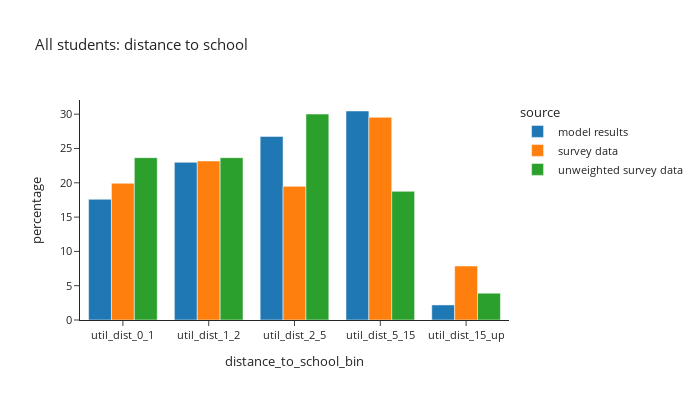
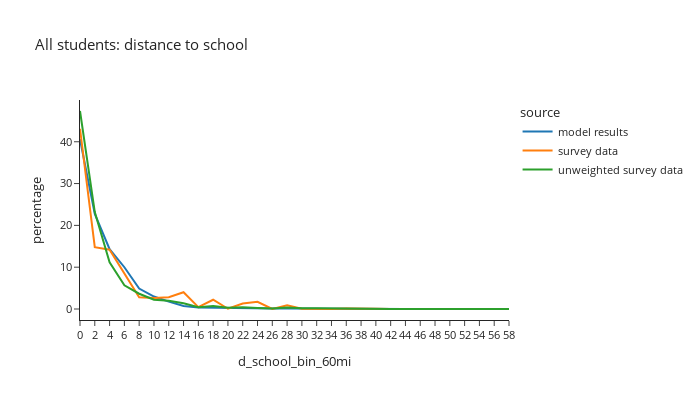

Notebook cell for these charts, in order:
### Code cell
def plot_distance(df:pd.DataFrame, group:str, title_name:str):
    count = df.loc[(df['source']=='model results') & (df[group]),['distance_to_school_bin']].value_counts()
    print(f"model person count =\n"
          f"{count.sort_values()}")
    df_plot = df.loc[(df[group]) & (df['distance_to_school_bin'] != float('nan'))].groupby(['source','distance_to_school_bin'])['hh_weight_2017_2019'].sum().reset_index()
    df_plot['percentage'] = df_plot.groupby(['source'], group_keys=False)['hh_weight_2017_2019'].\
            apply(lambda x: 100 * x / float(x.sum()))
    # df_plot
    #
    fig1 = px.bar(df_plot, x='distance_to_school_bin', y="percentage", color="source", barmode="group",template="simple_white",
                 title=title_name)
    fig1.for_each_annotation(lambda a: a.update(text = a.text.split("=")[-1]))
    fig1.update_layout(height=400, width=700, font=dict(size=11))
    fig1.show()

    df_plot = per_data.loc[(per_data[group]) & (per_data['d_school_bin_60mi'].notna())].groupby(['source','d_school_bin_60mi'])['hh_weight_2017_2019'].sum().reset_index()
    df_plot['percentage'] = df_plot.groupby(['source'], group_keys=False)['hh_weight_2017_2019'].\
                apply(lambda x: 100 * x / float(x.sum()))
    # df_plot
    #
    fig2 = px.line(df_plot, x='d_school_bin_60mi', y="percentage", color="source", template="simple_white",
                  title=title_name)
    fig2.for_each_annotation(lambda a: a.update(text = a.text.split("=")[-1]))
    fig2.update_layout(height=400, width=700, font=dict(size=11))
    fig2.show()

# distance to school: grade school
plot_distance(per_data,'is_student',"All students: distance to school")

### Figure 1 — Plotly figure (JSON) as saved in the notebook; plotly's stock layout.template omitted (floating-point values rounded to 4 significant figures)
{"data": [{"alignmentgroup": "True", "hovertemplate": "source=model results<br>distance_to_school_bin=%{x}<br>percentage=%{y}<extra></extra>", "legendgroup": "model results", "marker": {"color": "#1F77B4", "pattern": {"shape": ""}}, "name": "model results", "offsetgroup": "model results", "orientation": "v", "showlegend": true, "textposition": "auto", "type": "bar", "x": ["util_dist_0_1", "util_dist_1_2", "util_dist_2_5", "util_dist_5_15", "util_dist_15_up"], "xaxis": "x", "y": [17.6, 22.99, 26.76, 30.47, 2.194], "yaxis": "y"}, {"alignmentgroup": "True", "hovertemplate": "source=survey data<br>distance_to_school_bin=%{x}<br>percentage=%{y}<extra></extra>", "legendgroup": "survey data", "marker": {"color": "#FF7F0E", "pattern": {"shape": ""}}, "name": "survey data", "offsetgroup": "survey data", "orientation": "v", "showlegend": true, "textposition": "auto", "type": "bar", "x": ["util_dist_0_1", "util_dist_1_2", "util_dist_2_5", "util_dist_5_15", "util_dist_15_up"], "xaxis": "x", "y": [19.93, 23.18, 19.48, 29.55, 7.87], "yaxis": "y"}, {"alignmentgroup": "True", "hovertemplate": "source=unweighted survey data<br>distance_to_school_bin=%{x}<br>percentage=%{y}<extra></extra>", "legendgroup": "unweighted survey data", "marker": {"color": "#2CA02C", "pattern": {"shape": ""}}, "name": "unweighted survey data", "offsetgroup": "unweighted survey data", "orientation": "v", "showlegend": true, "textposition": "auto", "type": "bar", "x": ["util_dist_0_1", "util_dist_1_2", "util_dist_2_5", "util_dist_5_15", "util_dist_15_up"], "xaxis": "x", "y": [23.66, 23.66, 30.02, 18.75, 3.902], "yaxis": "y"}], "layout": {"barmode": "group", "font": {"size": 11}, "height": 400, "legend": {"title": {"text": "source"}, "tracegroupgap": 0}, "title": {"text": "All students: distance to school"}, "width": 700, "xaxis": {"anchor": "y", "domain": [0.0, 1.0], "title": {"text": "distance_to_school_bin"}}, "yaxis": {"anchor": "x", "domain": [0.0, 1.0], "title": {"text": "percentage"}}}}

### Figure 2 — Plotly figure (JSON) as saved in the notebook; plotly's stock layout.template omitted (floating-point values rounded to 4 significant figures)
{"data": [{"hovertemplate": "source=model results<br>d_school_bin_60mi=%{x}<br>percentage=%{y}<extra></extra>", "legendgroup": "model results", "line": {"color": "#1F77B4", "dash": "solid"}, "marker": {"symbol": "circle"}, "mode": "lines", "name": "model results", "orientation": "v", "showlegend": true, "type": "scatter", "x": ["0", "2", "4", "6", "8", "10", "12", "14", "16", "18", "20", "22", "24", "26", "28", "30", "32", "34", "36", "38", "40", "42", "44", "46", "48", "50", "52", "54", "56", "58"], "xaxis": "x", "y": [40.59, 22.73, 14.32, 9.989, 4.899, 2.986, 1.762, 0.7013, 0.3826, 0.3041, 0.2756, 0.2301, 0.1832, 0.1432, 0.1315, 0.09478, 0.06325, 0.05126, 0.04022, 0.02993, 0.02011, 0.02162, 0.01737, 0.009629, 0.01001, 0.004531, 0.005098, 0.002738, 0.00236, 0.001888], "yaxis": "y"}, {"hovertemplate": "source=survey data<br>d_school_bin_60mi=%{x}<br>percentage=%{y}<extra></extra>", "legendgroup": "survey data", "line": {"color": "#FF7F0E", "dash": "solid"}, "marker": {"symbol": "circle"}, "mode": "lines", "name": "survey data", "orientation": "v", "showlegend": true, "type": "scatter", "x": ["0", "2", "4", "6", "8", "10", "12", "14", "16", "18", "20", "22", "24", "26", "28", "30", "32", "34", "36", "38", "40", "42", "44", "46", "48", "50", "52", "54", "56", "58"], "xaxis": "x", "y": [43.1, 14.79, 14.2, 8.644, 2.826, 2.652, 2.822, 4.023, 0.4544, 2.212, 0.06055, 1.331, 1.727, 0.0208, 0.8941, 0.0464, 0.005459, 0.02724, 0.1061, 0.007902, 0.04508, 0.0, 0.0, 0.0, 0.0, 0.0, 0.0, 0.0, 0.0, 0.0], "yaxis": "y"}, {"hovertemplate": "source=unweighted survey data<br>d_school_bin_60mi=%{x}<br>percentage=%{y}<extra></extra>", "legendgroup": "unweighted survey data", "line": {"color": "#2CA02C", "dash": "solid"}, "marker": {"symbol": "circle"}, "mode": "lines", "name": "unweighted survey data", "orientation": "v", "showlegend": true, "type": "scatter", "x": ["0", "2", "4", "6", "8", "10", "12", "14", "16", "18", "20", "22", "24", "26", "28", "30", "32", "34", "36", "38", "40", "42", "44", "46", "48", "50", "52", "54", "56", "58"], "xaxis": "x", "y": [47.36, 23.17, 11.15, 5.668, 3.652, 2.204, 1.952, 1.385, 0.4408, 0.6927, 0.3149, 0.4408, 0.2519, 0.1259, 0.3778, 0.1889, 0.1889, 0.1259, 0.1889, 0.06297, 0.06297, 0.0, 0.0, 0.0, 0.0, 0.0, 0.0, 0.0, 0.0, 0.0], "yaxis": "y"}], "layout": {"font": {"size": 11}, "height": 400, "legend": {"title": {"text": "source"}, "tracegroupgap": 0}, "title": {"text": "All students: distance to school"}, "width": 700, "xaxis": {"anchor": "y", "domain": [0.0, 1.0], "title": {"text": "d_school_bin_60mi"}}, "yaxis": {"anchor": "x", "domain": [0.0, 1.0], "title": {"text": "percentage"}}}}
